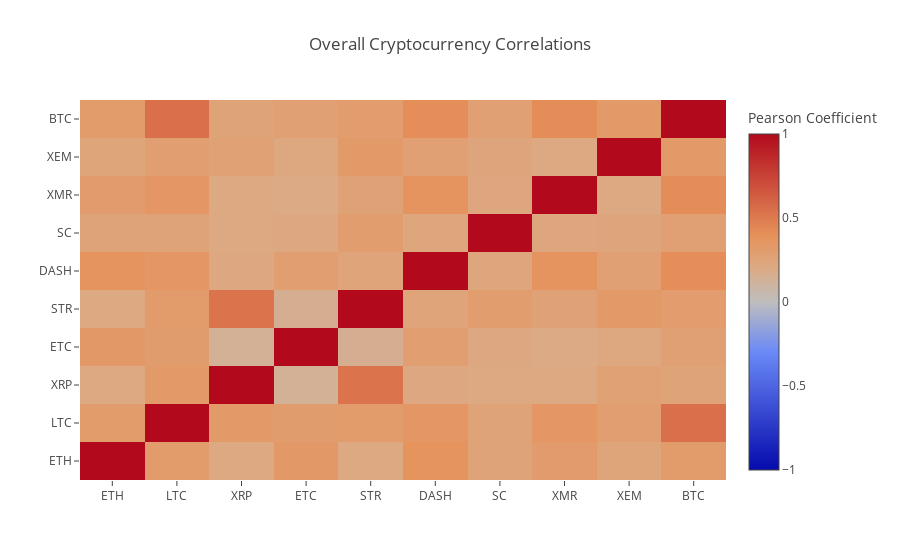

The notebook cell this image was saved under:
### Code cell
correlation_heatmap(combined_df.pct_change(), "Overall Cryptocurrency Correlations")
